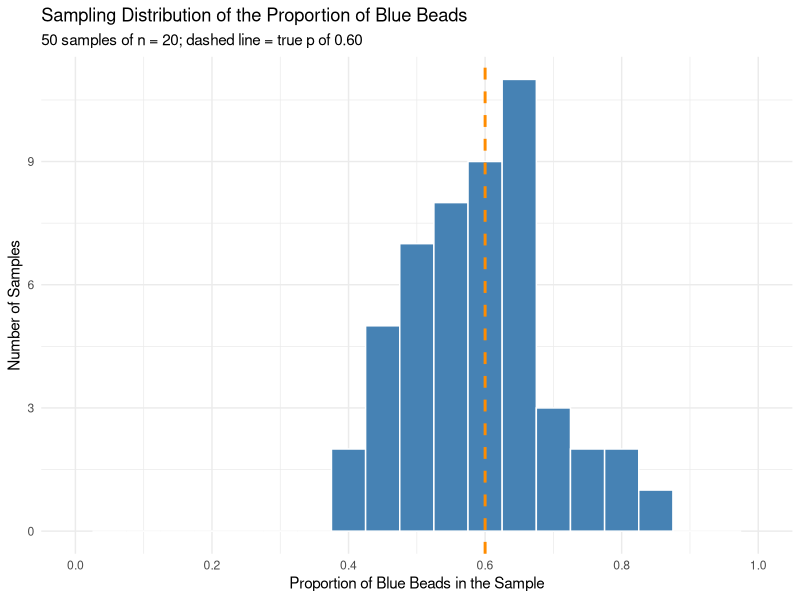
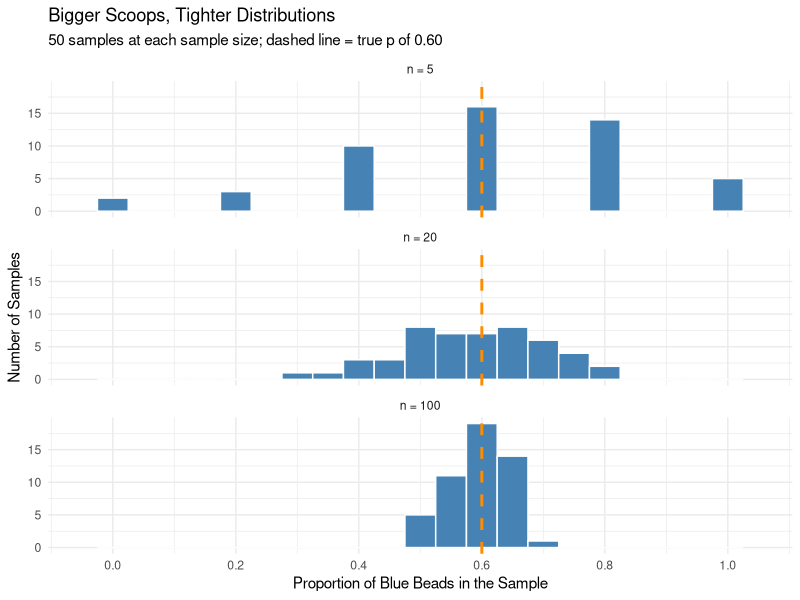

Here is the R script that generated these plots, in order:
## ---- chunk 1
#| include: false
library(ggplot2)
## ---- chunk 2
#Create population of beads in Jar
pop_size <- 1400

#Create percentage of white and blue beads
possible_beads <- c(rep("Blue", 0.60 * pop_size),
                    rep("White", 0.40 * pop_size))
## ---- chunk 3
table(possible_beads)
length(possible_beads)
## ---- chunk 4
#Keep randomized sample the same
set.seed(123)

#Randomly sample 20 from the population
sampled_beads <- sample(possible_beads, size = 20)

#Find percentage for sample
(sum(sampled_beads == "Blue")/20)
## ---- chunk 5
set.seed(123)

prop_blue <- replicate(50, {
  scoop <- sample(possible_beads, size = 20)
  mean(scoop == "Blue")
})

prop_blue
## ---- chunk 6
mean(prop_blue)
sd(prop_blue)
## ---- chunk 7
ggplot(data.frame(prop_blue), aes(x = prop_blue)) +
  geom_histogram(binwidth = 0.05, center = 0,
                 fill = "steelblue", color = "white") +
  geom_vline(xintercept = 0.60, color = "darkorange",
             linetype = "dashed", linewidth = 1) +
  scale_x_continuous(limits = c(0, 1), breaks = seq(0, 1, by = 0.2)) +
  labs(title = "Sampling Distribution of the Proportion of Blue Beads",
       subtitle = "50 samples of n = 20; dashed line = true p of 0.60",
       x = "Proportion of Blue Beads in the Sample",
       y = "Number of Samples") +
  theme_minimal()
## ---- chunk 8
p <- 0.60
n <- 20

sqrt(p * (1 - p) / n)
## ---- chunk 9
scoop_coded <- c(1, 0, 1, 1, 0, 1, 0, 1, 0, 1,
                 0, 1, 1, 0, 1, 0, 0, 1, 1, 1)

sum(scoop_coded)
mean(scoop_coded)
## ---- chunk 10
#Function to take 50 scoops of size n and return the proportions
simulate_props <- function(n, reps = 50) {
  replicate(reps, mean(sample(possible_beads, size = n) == "Blue"))
}

set.seed(123)

sims <- data.frame(
  n = rep(c(5, 20, 100), each = 50),
  prop_blue = c(simulate_props(5),
                simulate_props(20),
                simulate_props(100))
)

sims$n <- factor(sims$n, levels = c(5, 20, 100),
                 labels = c("n = 5", "n = 20", "n = 100"))
## ---- chunk 11
#| fig-height: 7
ggplot(sims, aes(x = prop_blue)) +
  geom_histogram(binwidth = 0.05, center = 0,
                 fill = "steelblue", color = "white") +
  geom_vline(xintercept = 0.60, color = "darkorange",
             linetype = "dashed", linewidth = 1) +
  facet_wrap(~ n, ncol = 1) +
  scale_x_continuous(limits = c(-0.05, 1.05), breaks = seq(0, 1, by = 0.2)) +
  labs(title = "Bigger Scoops, Tighter Distributions",
       subtitle = "50 samples at each sample size; dashed line = true p of 0.60",
       x = "Proportion of Blue Beads in the Sample",
       y = "Number of Samples") +
  theme_minimal()
## ---- chunk 12
sim_summary <- data.frame(
  n = c(5, 20, 100),
  mean_p_hat = round(tapply(sims$prop_blue, sims$n, mean), 3),
  sd_p_hat = round(tapply(sims$prop_blue, sims$n, sd), 3),
  theory_SE = round(sqrt(0.60 * 0.40 / c(5, 20, 100)), 3)
)

sim_summary
## ---- chunk 13
n_values <- c(5, 20, 50, 80, 100, 400)

se_table <- data.frame(
  n = n_values,
  np = n_values * 0.60,
  n_1_minus_p = n_values * 0.40,
  SE = round(sqrt(0.60 * 0.40 / n_values), 3)
)

knitr::kable(se_table,
             col.names = c("n", "np", "n(1 - p)", "Standard Error"))
